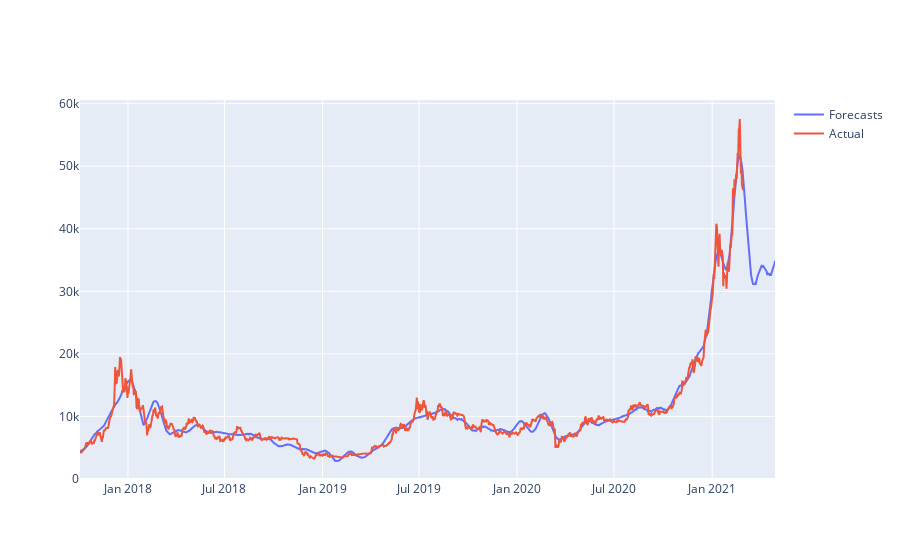

Source (notebook cell):
### Code cell
for filename in day_files:
    df = pd.read_csv(day_dir.format(filename))
    df['y'] = df['close']
    m = Prophet(seasonality_mode='multiplicative')
    m.fit(df)
    future = m.make_future_dataframe(periods=60)
    forecast = m.predict(future)
    fig = go.Figure()
    # fig.add_trace(go.Scatter(x=df['ds'][0:-90], y=df['y'][0:-90], name='Train'))
    fig.add_trace(go.Scatter(x=forecast['ds'], y=forecast['yhat'], name='Forecasts'))
    fig.add_trace(go.Scatter(x=df['ds'], y=df['y'], name='Actual'))
    fig.show()
    fig1 = m.plot(forecast)
    break
    # print(r2_score(df['y'][-60:], forecasts['yhat'][-60:]))

### Figure 1 — Plotly figure (JSON) as saved in the notebook; plotly's stock layout.template omitted (floating-point values rounded to 4 significant figures; data arrays with more than 128 entries replaced by an {"elided": "..."} marker saying what was removed)
{"data": [{"name": "Forecasts", "type": "scatter", "x": {"elided": "1305 str values"}, "y": {"elided": "1305 float values"}}, {"name": "Actual", "type": "scatter", "x": {"elided": "1245 str values"}, "y": {"elided": "1245 float values"}}], "layout": {}}
